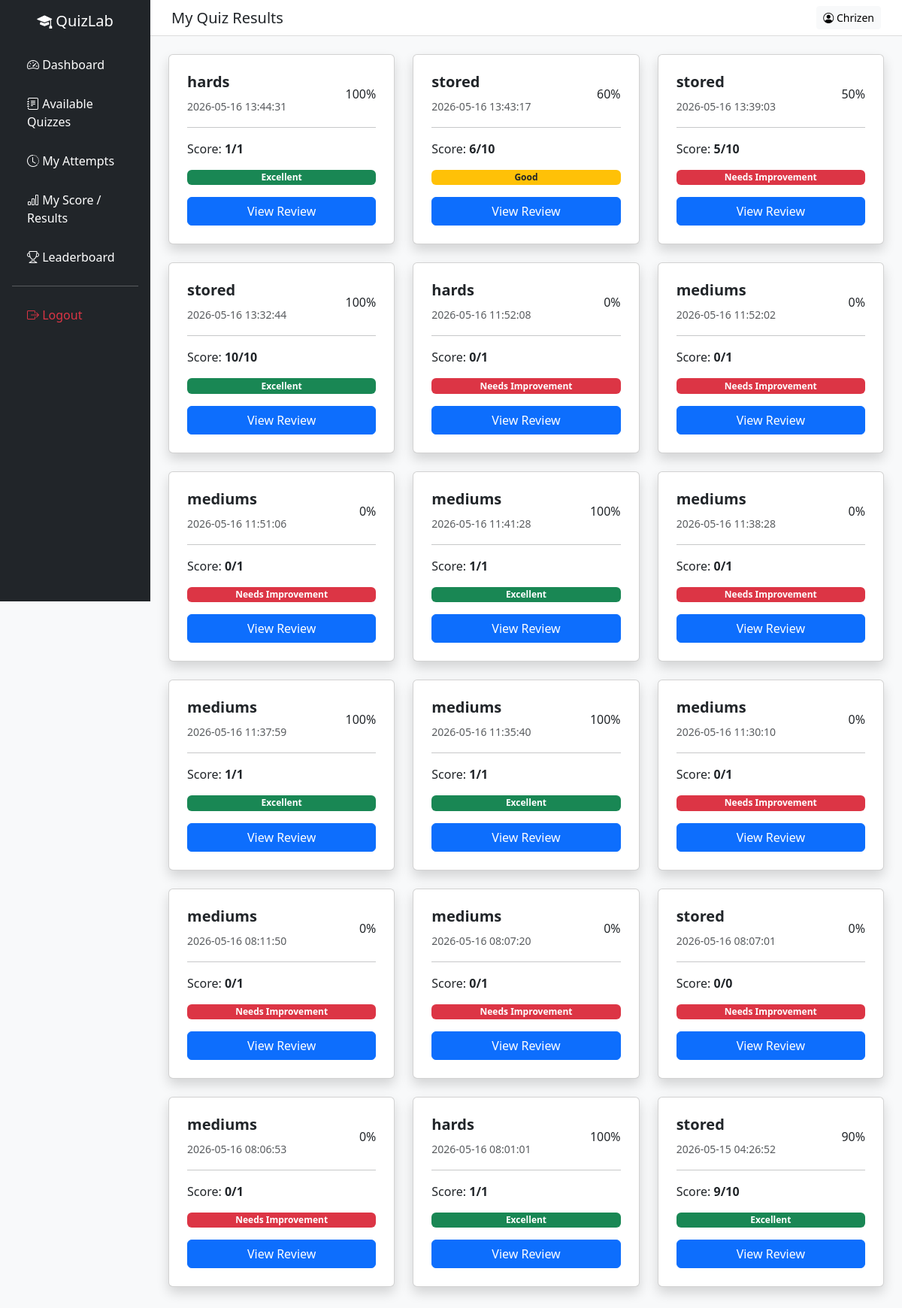
/frontend/student/my_results.php (signed in), run on the app's committed database.
### tables this page shows
CREATE TABLE `quiz_attempts` (
  `attempt_id` int(11) NOT NULL,
  `student_id` int(11) NOT NULL,
  `quiz_id` int(11) NOT NULL,
  `score` int(11) DEFAULT 0,
  `total_questions` int(11) DEFAULT 0,
  `status` enum('ongoing','submitted','timeout') NOT NULL DEFAULT 'ongoing',
  `submitted_at` timestamp NOT NULL DEFAULT current_timestamp()
);

CREATE TABLE `quizzes` (
  `quiz_id` int(11) NOT NULL,
  `teacher_id` int(11) NOT NULL,
  `title` varchar(255) NOT NULL,
  `description` text DEFAULT NULL,
  `status` enum('draft','published') DEFAULT 'draft',
  `created_at` timestamp NOT NULL DEFAULT current_timestamp(),
  `quiz_type` enum('multiple_choice','identification','true_false','enumeration') NOT NULL DEFAULT 'multiple_choice',
  `difficulty` enum('easy','medium','hard') NOT NULL DEFAULT 'medium'
);

### frontend/student/my_results.php (the view, shortened to what this page needs)
<?php
require_once "../../backend/database.php";
$student_id = $_SESSION['user_id'];
$stmt = $pdo->prepare("
    SELECT
        qa.attempt_id,
        qa.score,
        qa.total_questions,
        qa.submitted_at,
        q.title
    FROM quiz_attempts qa
    JOIN quizzes q ON qa.quiz_id = q.quiz_id
    WHERE qa.student_id = ?
    ORDER BY qa.attempt_id DESC
");
$stmt->execute([$student_id]);
$attempts = $stmt->fetchAll(PDO::FETCH_ASSOC);
?>
<!DOCTYPE html>
<html lang="en">
<head>
    <link href="https://cdn.jsdelivr.net/npm/bootstrap@5.3.2/dist/css/bootstrap.min.css" rel="stylesheet">
    <link rel="stylesheet" href="https://cdn.jsdelivr.net/npm/bootstrap-icons@1.11.1/font/bootstrap-icons.css">
    <link rel="stylesheet" href="style.css">
</head>
<body class="bg-light">
    <div class="container-fluid">
        <div class="row">
            <div class="col-md-2 p-0">
                <?php include "nav.php"; ?>
            </div>
            <div class="col-md-10 p-0">
                <nav class="navbar navbar-expand-lg topbar px-3">
                    <div class="container-fluid">
                        <h5 class="mb-0">My Quiz Results</h5>
                        <a href="profile.php" class="btn btn-light btn-sm">
                            <i class="bi bi-person-circle"></i> <?= htmlspecialchars($_SESSION['name']); ?>
                        </a>
                    </div>
                </nav>
                <div class="p-4">
                    <div class="row">
                        <?php foreach ($attempts as $a): ?>
                            <?php
                            $total = $a['total_questions'] ?? 0;
                            $score = $a['score'] ?? 0;
                            $percent = ($total > 0) ? ($score / $total) * 100 : 0;
                            ?>
                            <div class="col-md-4 mb-4">
                                <div class="card shadow result-card p-4">
                                    <div class="d-flex justify-content-between align-items-center">
                                        <div>
                                            <h5 class="fw-bold">
                                                <?= htmlspecialchars($a['title']) ?>
                                            </h5>
                                            <small class="text-muted">
                                                <?= $a['submitted_at'] ?? 'Not submitted' ?>
                                            </small>
                                        </div>
                                        <div class="score-circle">
                                            <?= round($percent) ?>%
                                        </div>
                                    </div>
                                    <hr>
                                    <p>
                                        Score:
                                        <b><?= $a['score'] ?? 0 ?>/<?= $a['total_questions'] ?? 0 ?></b>
                                    </p>
                                    <?php if ($percent >= 80): ?>
                                        <span class="badge bg-success">
                                            Excellent
                                        </span>
                                    <?php elseif ($percent >= 60): ?>
                                        <span class="badge bg-warning text-dark">
                                            Good
                                        </span>
                                    <?php else: ?>
                                        <span class="badge bg-danger">
                                            Needs Improvement
                                        </span>
                                    <?php endif; ?>
                                    <button class="btn btn-primary w-100 mt-3" data-bs-toggle="modal"
                                        data-bs-target="#reviewModal<?= $a['attempt_id'] ?>">
                                        View Review
                                    </button>
                                </div>
                            </div>
                        <?php endforeach; ?>
                    </div>
                </div>
            </div>
        </div>
    </div>
</body>
</html>

### frontend/student/style.css (style rules this page uses)
body { background:#f5f6fa; }
.topbar { background:white; border-bottom:1px solid #ddd; }

### data on the page
quiz_attempts: quiz.title "hards", submitted_at "2026-05-16 13:44:31", percent "100", score "1", total_questions "1", shows "Excellent"
quiz_attempts: quiz.title "stored", submitted_at "2026-05-16 13:43:17", percent "60", score "6", total_questions "10", shows "Good"
quiz_attempts: quiz.title "stored", submitted_at "2026-05-16 13:39:03", percent "50", score "5", total_questions "10", shows "Needs Improvement"
quiz_attempts: quiz.title "stored", submitted_at "2026-05-16 13:32:44", percent "100", score "10", total_questions "10", shows "Excellent"
quiz_attempts: quiz.title "hards", submitted_at "2026-05-16 11:52:08", score "0", total_questions "1", shows "Needs Improvement"
quiz_attempts: quiz.title "mediums", submitted_at "2026-05-16 11:52:02", score "0", total_questions "1", shows "Needs Improvement"
quiz_attempts: quiz.title "mediums", submitted_at "2026-05-16 11:51:06", score "0", total_questions "1", shows "Needs Improvement"
quiz_attempts: quiz.title "mediums", submitted_at "2026-05-16 11:41:28", percent "100", score "1", total_questions "1", shows "Excellent"
quiz_attempts: quiz.title "mediums", submitted_at "2026-05-16 11:38:28", score "0", total_questions "1", shows "Needs Improvement"
quiz_attempts: quiz.title "mediums", submitted_at "2026-05-16 11:37:59", percent "100", score "1", total_questions "1", shows "Excellent"
quiz_attempts: quiz.title "mediums", submitted_at "2026-05-16 11:35:40", percent "100", score "1", total_questions "1", shows "Excellent"
quiz_attempts: quiz.title "mediums", submitted_at "2026-05-16 11:30:10", score "0", total_questions "1", shows "Needs Improvement"
quiz_attempts: quiz.title "mediums", submitted_at "2026-05-16 08:11:50", score "0", total_questions "1", shows "Needs Improvement"
quiz_attempts: quiz.title "mediums", submitted_at "2026-05-16 08:07:20", score "0", total_questions "1", shows "Needs Improvement"
quiz_attempts: quiz.title "stored", submitted_at "2026-05-16 08:07:01", total_questions "0", score "0", shows "Needs Improvement"
quiz_attempts: quiz.title "mediums", submitted_at "2026-05-16 08:06:53", score "0", total_questions "1", shows "Needs Improvement"
quiz_attempts: quiz.title "hards", submitted_at "2026-05-16 08:01:01", percent "100", score "1", total_questions "1", shows "Excellent"
quiz_attempts: quiz.title "stored", submitted_at "2026-05-15 04:26:52", percent "90", score "9", total_questions "10", shows "Excellent"

### other printed values
$_SESSION['name'] "Chrizen"
